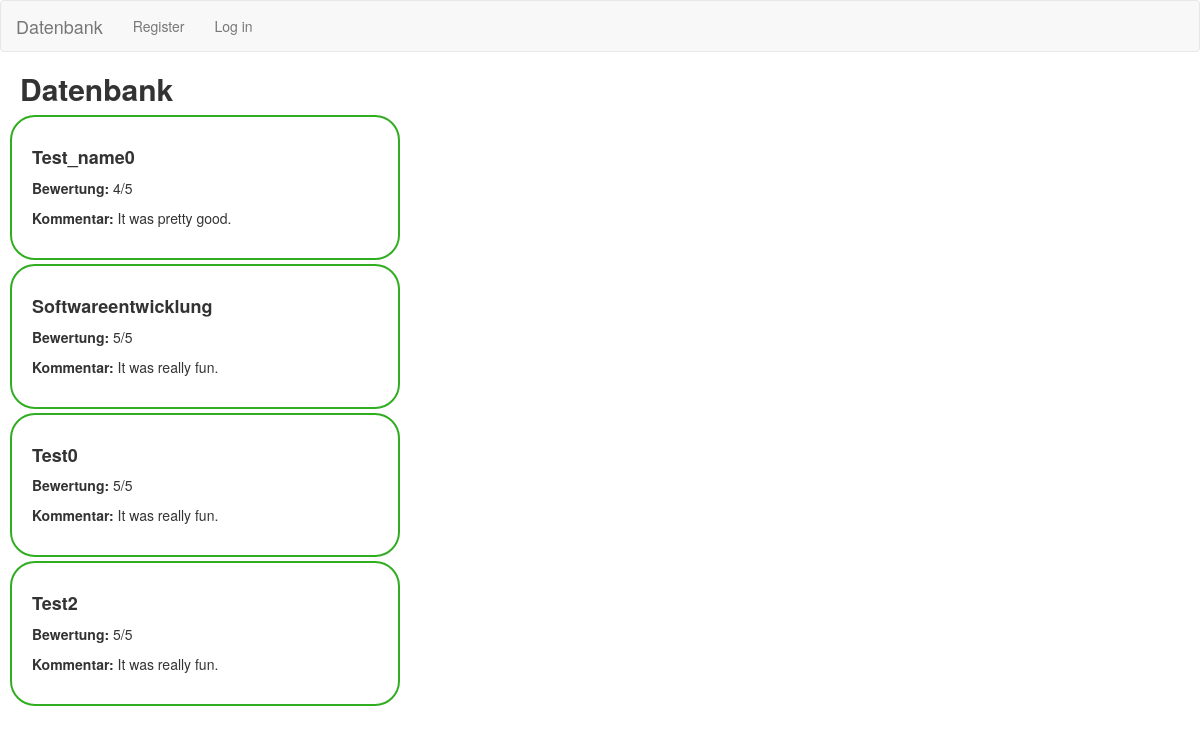
Page /data on the committed database.
### api/app.py (models this page shows, shortened)
class prak(db.Model):
    id = db.Column(db.Integer, primary_key=True)
    participant = db.Column(db.String(20), nullable=False)
    rating = db.Column(db.Integer, nullable=False)
    comment = db.Column(db.String(800))
    user_name = db.Column(db.String(20), nullable=False)

### api/app.py (the view)
@login_required
@app.route("/data")
def data():
    prak_data_dict = dict()
    prak_data = prak.query.all()
    for record in prak_data:
        prak_data_dict[record.participant] = [record.rating, record.comment, record.user_name, record.id]
    if len(prak_data) == 0:
        return render_template("apology.html", message="No data recorded yet.")
    return render_template("data.html", data=prak_data_dict)

### api/templates/data.html (shortened to what this page needs)
{% extends 'layout.html' %}
{% block title_text %}Datenbank{% endblock title_text %}
{% block main %}
{% for name, values in data.items() %}
<div class="card" style="width:400px">
    <div class="card-body" id="boxed">
      <h4 class="card-title"><b>{{ name }}</b></h4>
      <p class="card-text"><b>Bewertung: </b>{{ values[0] }}/5</p>
      <p class="card-text"><b>Kommentar: </b>{% if not values[1] %} - {% endif %}{{ values[1] }}</p>
    </div>
</div>
{% endfor %}
{% endblock main %}

### api/templates/layout.html (shortened to what this page needs)
<!DOCTYPE html>
    <link rel="stylesheet" href="https://maxcdn.bootstrapcdn.com/bootstrap/3.4.1/css/bootstrap.min.css">
    <link rel="stylesheet" href="/static/stylesheet.css" >
    <div>
      <nav class="navbar navbar-default">
          <div class="container-fluid">
            <div class="navbar-header" id="nav_header">
              <a class="navbar-brand" href="/">Datenbank</a>
            </div>
            <ul class="nav navbar-nav">
              {% if not session['user_name'] %}
              <li class="nav-item"><a class="nav-link" href="/register">Register</a></li>
              <li class="nav-item"><a class="nav-link" href="/login">Log in</a></li>
              {% endif %}
            </ul>
          </div>
        </nav>
      </div>
    <body>
      <div class="title_text">
        <h2><b>{% block title_text %}{% endblock title_text %}</b></h2>
      </div>
      {% block main %}{% endblock main %}
    </body>
</html>

### api/static/stylesheet.css (style rules this page uses)
#boxed { border-radius: 25px; border: 2px solid #31ad21; padding: 20px; margin-left: 10px; margin-bottom: 4px; }
.title_text { margin-left: 20px; }

### rows in the picture
prak: participant "Test_name0", rating "4", comment "It was pretty good."
prak: participant "Softwareentwicklung", rating "5", comment "It was really fun."
prak: participant "Test0", rating "5", comment "It was really fun."
prak: participant "Test2", rating "5", comment "It was really fun."
